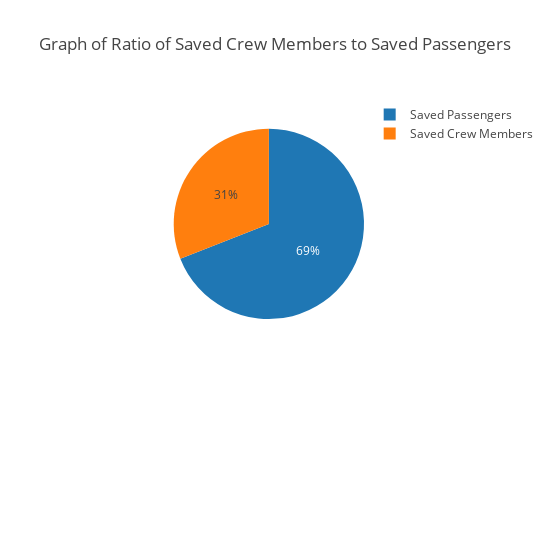

The notebook cell this image was saved under:
### Markdown cell above
##### 10. Plot pie charts for 5 and 6.

### Code cell
import plotly
import plotly.offline as py
import plotly.graph_objs as go
py.init_notebook_mode(connected=True)

labels = ['Saved Passengers','Saved Crew Members']
values = [savedpass,savedcrew]
domains = [
    
    {'x': [0.33, 1.0], 'y': [0.33, 1.0]}
]
traces = []

for domain in domains:
    trace = go.Pie(labels = labels,
                   values = values,
                   domain = domain,
                   hoverinfo = 'label+percent+name')
    traces.append(trace)
    
layout = go.Layout(height = 550,
                   width = 550,
                   autosize = False,
                   title = 'Graph of Ratio of Saved Crew Members to Saved Passengers')
fig = go.Figure(data = traces, layout = layout)
py.iplot(fig, show_link = False)

### Figure 1 — Plotly figure (JSON) as saved in the notebook; plotly's stock layout.template omitted (floating-point values rounded to 4 significant figures)
{"data": [{"domain": {"x": [0.33, 1], "y": [0.33, 1]}, "hoverinfo": "label+percent+name", "labels": ["Saved Passengers", "Saved Crew Members"], "type": "pie", "values": [477, 214]}], "layout": {"autosize": false, "height": 550, "title": "Graph of Ratio of Saved Crew Members to Saved Passengers", "width": 550}}
